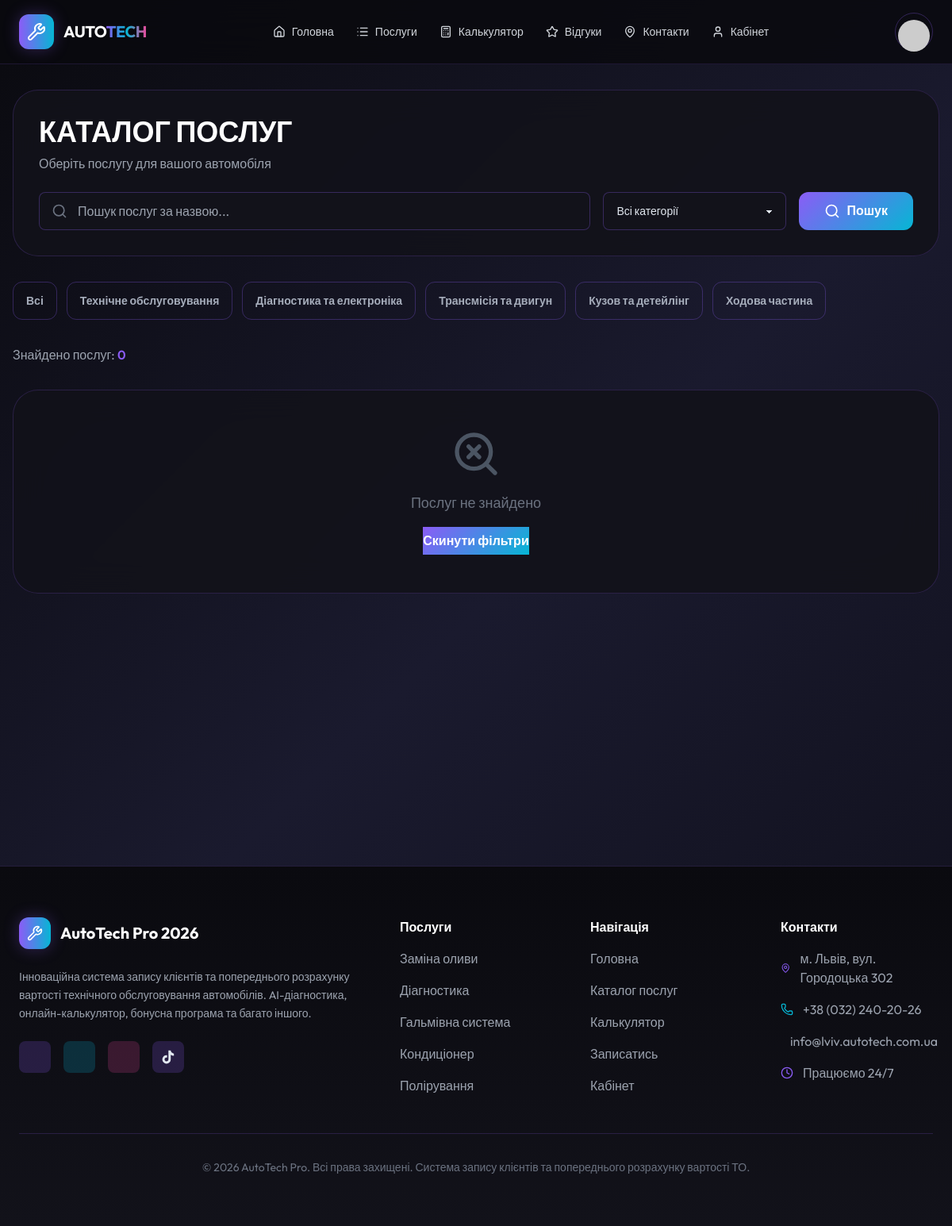
/services/?category=11 (signed in), run on an earlier commit of the app's database.
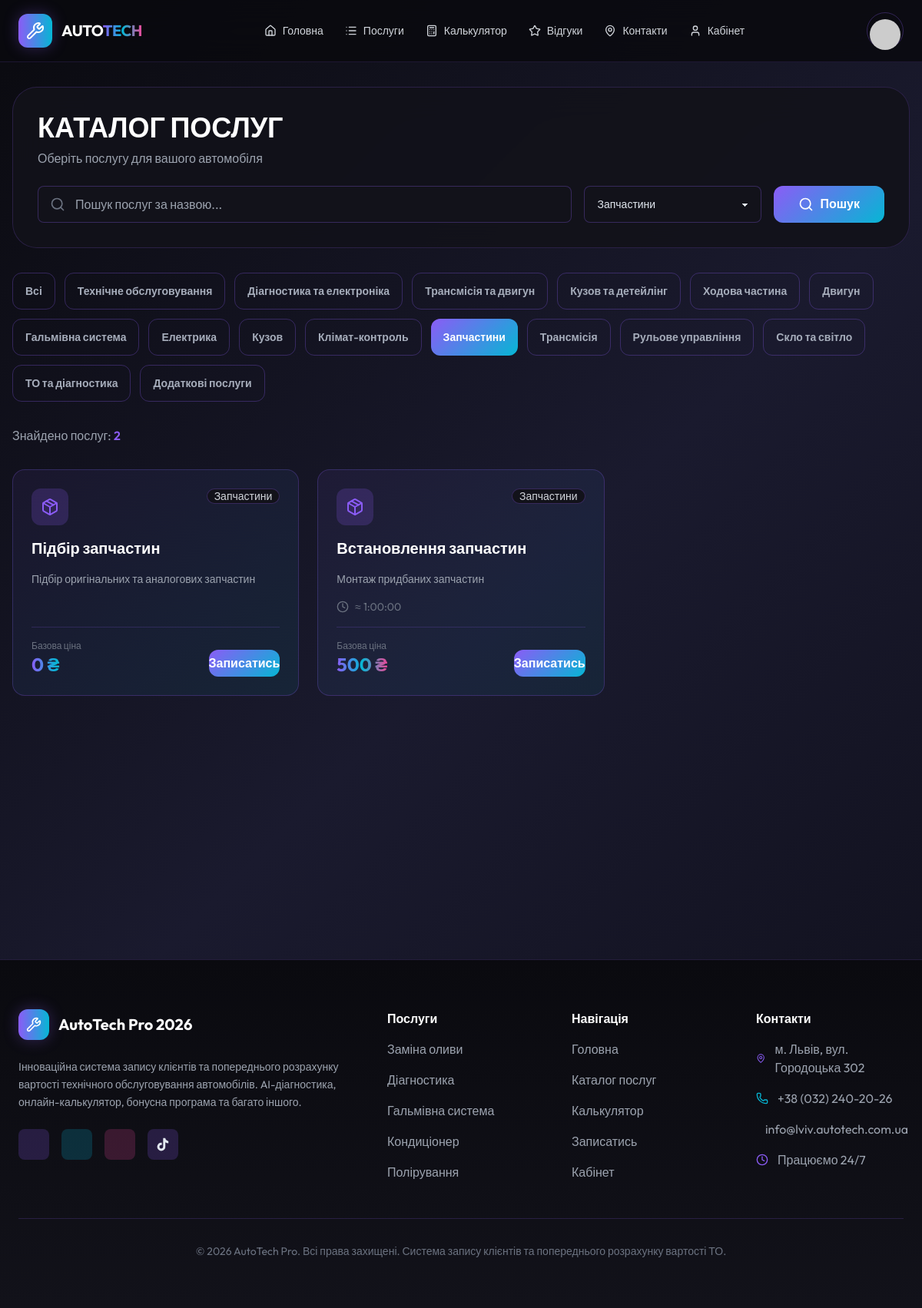
And on a later commit of the database.
### services/models.py (models this page shows, shortened)
class ServiceCategory(models.Model):
    name = models.CharField(max_length=100, verbose_name=_("Категорія"))
    icon = models.CharField(max_length=50, blank=True, help_text="Lucide icon name")
    class Meta:
        verbose_name = _("Категорія послуг")
        verbose_name_plural = _("Категорії послуг")

class Service(models.Model):
    category = models.ForeignKey(ServiceCategory, on_delete=models.CASCADE, related_name="services")
    name = models.CharField(max_length=200, verbose_name=_("Назва послуги"))
    description = models.TextField(blank=True, verbose_name=_("Опис"))
    base_price = models.DecimalField(max_digits=10, decimal_places=2, verbose_name=_("Базова ціна"))
    estimated_time = models.DurationField(verbose_name=_("Орієнтовний час"))
    class Meta:
        verbose_name = _("Послуга")
        verbose_name_plural = _("Послуги")

### services/views.py (the view)
# urls.py: path("", views.ServiceListView.as_view(), name="list"),
class ServiceListView(ListView):
    model = Service
    template_name = "services/list.html"
    context_object_name = "services"
    def get_context_data(self, **kwargs):
        context = super().get_context_data(**kwargs)
        context["categories"] = ServiceCategory.objects.all()
        context["search_query"] = self.request.GET.get("search", "")
        context["category_id"] = self.request.GET.get("category", "")
        return context
    def get_queryset(self):
        queryset = super().get_queryset()
        category_id = self.request.GET.get("category")
        if category_id:
            queryset = queryset.filter(category_id=category_id)
        search_query = self.request.GET.get("search", "")
        if search_query:
            queryset = queryset.filter(name__icontains=search_query) | queryset.filter(
                description__icontains=search_query
            )
        return queryset

### templates/services/list.html (shortened to what the changed rows need)
{% extends 'base.html' %}
{% load static %}
{% block content %}
<div class="space-y-8">
    <div class="glass-panel rounded-[32px] p-8">
        <h1 class="text-4xl font-black text-white mb-2">КАТАЛОГ ПОСЛУГ</h1>
        <form method="get" class="space-y-4">
            <div class="flex flex-col md:flex-row gap-4">
                <div class="flex-1 relative">
                    <i data-lucide="search" class="absolute left-4 top-1/2 -translate-y-1/2 w-5 h-5 text-gray-500"></i>
                    <input type="text"
                           name="search"
                           value="{{ search_query|default:'' }}"
                           placeholder="Пошук послуг за назвою..."
                           class="input input-bordered w-full pl-12 bg-cyber-surface border-cyber-purple/30 focus:border-cyber-purple h-12"
                    />
                </div>
                <select name="category" class="select select-bordered bg-cyber-surface border-cyber-purple/30 h-12 min-w-[200px]">
                    <option value="">Всі категорії</option>
                    {% for cat in categories %}
                    <option value="{{ cat.id }}" {% if category_id == cat.id|stringformat:"s" %}selected{% endif %}>{{ cat.name }}</option>
                    {% endfor %}
                </select>
                <button type="submit" class="btn-cyber h-12 px-8 rounded-xl">
                    <i data-lucide="search" class="w-5 h-5"></i>
                    <span class="ml-2">Пошук</span>
                </button>
            </div>
        </form>
    </div>
    <div class="flex flex-wrap gap-3">
        <a href="{% url 'services:list' %}" class="btn {% if not category_id %}btn-cyber{% else %}btn-outline border-cyber-purple/30{% endif %} rounded-xl">
            Всі
        </a>
        {% for cat in categories %}
        <a href="{% url 'services:list' %}?category={{ cat.id }}" class="btn {% if category_id == cat.id|stringformat:"s" %}btn-cyber{% else %}btn-outline border-cyber-purple/30{% endif %} rounded-xl">
            {{ cat.name }}
        </a>
        {% endfor %}
    </div>
    <div class="text-gray-400">
        Знайдено послуг: <span class="text-cyber-purple font-semibold">{{ services|length }}</span>
    </div>
    <div class="grid grid-cols-1 md:grid-cols-2 lg:grid-cols-3 gap-6">
        {% for service in services %}
        <div class="cyber-card p-6 rounded-2xl flex flex-col justify-between h-full">
            <div class="space-y-4">
                <div class="flex justify-between items-start">
                    <div class="w-12 h-12 rounded-xl bg-cyber-purple/20 flex items-center justify-center">
                        <i data-lucide="{{ service.category.icon|default:'wrench' }}" class="w-6 h-6 text-cyber-purple"></i>
                    </div>
                    <span class="badge bg-cyber-surface border-cyber-purple/30 text-gray-300">{{ service.category.name }}</span>
                </div>
                <h3 class="text-xl font-bold text-white">{{ service.name }}</h3>
                <p class="text-gray-400 text-sm">
                    {{ service.description|default:"Професійне обслуговування вашого автомобіля." }}
                </p>
                {% if service.estimated_time %}
                <div class="flex items-center gap-2 text-gray-500 text-sm">
                    <i data-lucide="clock" class="w-4 h-4"></i>
                    <span>≈ {{ service.estimated_time }}</span>
                </div>
                {% endif %}
            </div>
            <div class="pt-4 flex justify-between items-end border-t border-cyber-purple/20 mt-4">
                <div>
                    <div class="text-xs text-gray-500">Базова ціна</div>
                    <div class="text-2xl font-bold gradient-text">{{ service.base_price|floatformat:0 }} ₴</div>
                </div>
                <a href="{% url 'bookings:create' %}?service={{ service.id }}" class="btn-cyber rounded-xl">
                    Записатись
                </a>
            </div>
        </div>
        {% empty %}
        <div class="col-span-full glass-panel rounded-[32px] p-12 text-center">
            <i data-lucide="search-x" class="w-16 h-16 mx-auto text-gray-600 mb-4"></i>
            <p class="text-gray-500 text-lg">Послуг не знайдено</p>
            <a href="{% url 'services:list' %}" class="btn-cyber mt-4 inline-block">Скинути фільтри</a>
        </div>
        {% endfor %}
    </div>
</div>
{% endblock %}

What changed in the data, as far as the page shows it:
added ServiceCategory: name "Двигун"
added ServiceCategory: name "Гальмівна система"
added ServiceCategory: name "Електрика"
added ServiceCategory: name "Кузов"
added ServiceCategory: name "Клімат-контроль"
added ServiceCategory: name "Запчастини"
added ServiceCategory: name "Трансмісія"
added ServiceCategory: name "Рульове управління"
added ServiceCategory: name "Скло та світло"
added ServiceCategory: name "ТО та діагностика"
added ServiceCategory: name "Додаткові послуги"
added Service: category.name "Запчастини", name "Підбір запчастин", description "Підбір оригінальних та аналогових запчастин", base_price "0"
added Service: category.name "Запчастини", name "Встановлення запчастин", description "Монтаж придбаних запчастин", estimated_time "1:00:00", base_price "500"
Also different on the page:
form field category: "Всі категорії" → "Запчастини"
{{ services|length }}: "0" → "2"
text no longer shown: "Послуг не знайдено Скинути фільтри"
